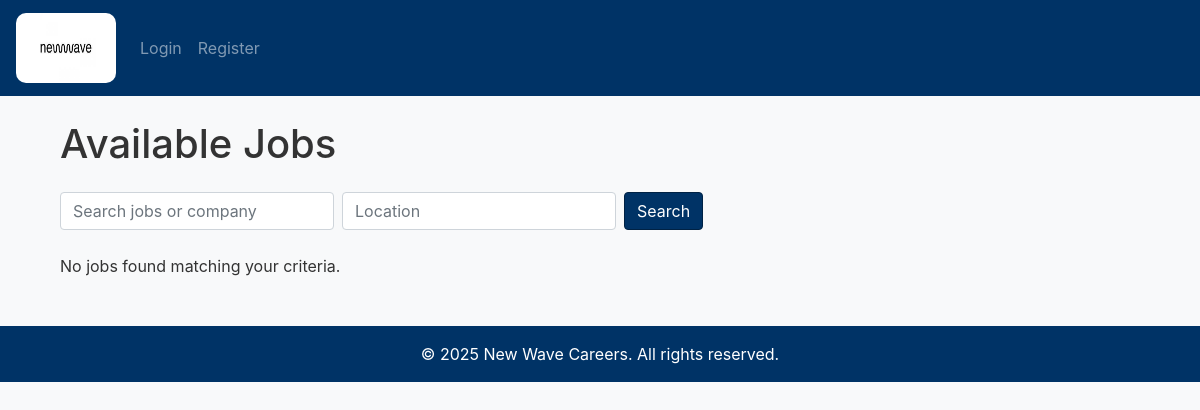
/jobs, run on an earlier commit of the app's database.
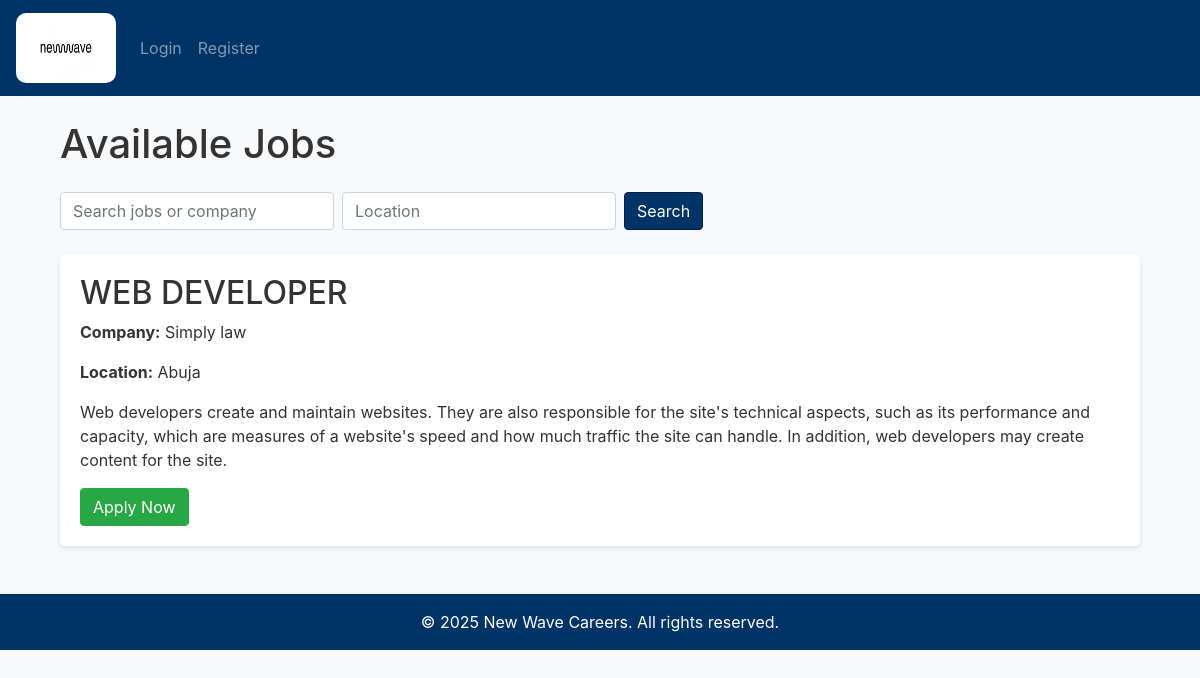
And on a later commit of the database.
### models.py (models this page shows, shortened)
class Job(db.Model):
    id = db.Column(db.Integer, primary_key=True)
    title = db.Column(db.String(100), nullable=False)
    description = db.Column(db.Text, nullable=False)
    company = db.Column(db.String(100), nullable=False)
    location = db.Column(db.String(100), nullable=False)
    date_posted = db.Column(db.DateTime, default=datetime.utcnow)
    applications = db.relationship('Application', backref='job', lazy=True)
    user_id = db.Column(db.Integer, db.ForeignKey('user.id'), nullable=False)

### routes.py (the view)
@app.route("/jobs")
def jobs():
    job_list = Job.query.all()
    return render_template('jobs.html', jobs=job_list, UserRole=UserRole)

### app.py (called while the page is built)
@app.after_request
def add_header(response):
    response.headers["Cache-Control"] = "no-store, no-cache, must-revalidate, max-age=0"
    return response

### templates/jobs.html (shortened to what this page needs)
{% extends "layout.html" %}
{% block content %}
<div class="container">
  <h1 class="mb-4">Available Jobs</h1>
  <form method="GET" action="{{ url_for('jobs') }}" class="form-inline mb-4">
    <div class="form-group mr-2">
      <input type="text" name="search" class="form-control" placeholder="Search jobs or company" value="{{ search }}">
    </div>
    <div class="form-group mr-2">
      <input type="text" name="location" class="form-control" placeholder="Location" value="{{ location }}">
    </div>
    <button type="submit" class="btn btn-primary">Search</button>
  </form>
  {% if jobs %}
    {% for job in jobs %}
      <div class="job-listing">
        <h2>{{ job.title }}</h2>
        <p><strong>Company:</strong> {{ job.company }}</p>
        <p><strong>Location:</strong> {{ job.location }}</p>
        <p>{{ job.description}}</p>
        <a href="{{ url_for('apply', job_id=job.id) }}" class="btn btn-success">Apply Now</a>
      </div>
    {% endfor %}
  {% else %}
    <p>No jobs found matching your criteria.</p>
  {% endif %}
</div>
{% endblock %}

### templates/layout.html (shortened to what this page needs)
<!DOCTYPE html>
<html lang="en">
<head>
  <link rel="stylesheet" href="https://stackpath.bootstrapcdn.com/bootstrap/4.5.2/css/bootstrap.min.css">
  <link rel="stylesheet" href="static/style.css">
</head>
<body>
  <nav class="navbar navbar-expand-lg navbar-dark bg-primary">
    <a class="navbar-brand" href="{{ url_for('home') }}">
      <img src="/static/logo.jpg" alt="Logo" style="height: 70px; width: 100px; border-radius: 10px;">
    </a>
    <div class="collapse navbar-collapse" id="navbarContent">
      <ul class="navbar-nav mr-auto">
        {% if current_user.is_authenticated %}
          {% if current_user.role == UserRole.JOB_SEEKER %}
            <li class="nav-item"><a class="nav-link" href="{{ url_for('dashboard') }}">Dashboard</a></li>
            <li class="nav-item"><a class="nav-link" href="{{ url_for('jobs') }}">Jobs</a></li>
            <li class="nav-item"><a class="nav-link" href="{{ url_for('notifications') }}">Notifications</a></li>
          {% elif current_user.role == UserRole.EMPLOYER %}
            <li class="nav-item"><a class="nav-link" href="{{ url_for('employer_dashboard') }}">Dashboard</a></li>
            <li class="nav-item"><a class="nav-link" href="{{ url_for('post_job') }}">Post a Job</a></li>
            <li class="nav-item"><a class="nav-link" href="{{ url_for('manage_jobs') }}">Manage Jobs</a></li>
          {% endif %}
          {% if current_user.is_admin %}
            <li class="nav-item"><a class="nav-link" href="{{ url_for('admin_dashboard') }}">Admin</a></li>
          {% endif %}
        {% else %}
          <li class="nav-item"><a class="nav-link" href="{{ url_for('login') }}">Login</a></li>
          <li class="nav-item"><a class="nav-link" href="{{ url_for('register') }}">Register</a></li>
        {% endif %}
      </ul>
    </div>
  </nav>
  <div class="container mt-4">
    {% block content %}{% endblock %}
  </div>
  <footer class="footer bg-primary text-white mt-5 py-3 text-center">
    &copy; 2025 New Wave Careers. All rights reserved.
  </footer>
</body>
</html>

### static/style.css (style rules this page uses)
:root { --main-blue: #003366; --dark-blue: #002244; }
.navbar.bg-primary, .footer.bg-primary { background-color: var(--main-blue) !important; }
.btn-primary { background-color: var(--main-blue); border-color: var(--dark-blue); }
body { background-color: #f8f9fa; color: #333; }
.container { margin-top: 20px; }
.job-listing { background: white; padding: 20px; border-radius: 5px; box-shadow: 0 2px 5px rgba(0,0,0,0.1); margin-bottom: 20px; }
.footer { position: relative; bottom: 0; width: 100%; }

What changed in the data, as far as the page shows it:
added Job: title "WEB DEVELOPER", company "Simply law", location "Abuja", description "Web developers create and maintain websites. They are also responsible for the site's technical aspects, such as its performance and capacity, which are measures of a website's speed and how much traffic the site can handle. In addition, web developers may create content for the site."
Also different on the page:
text no longer shown: "No jobs found matching your criteria."
